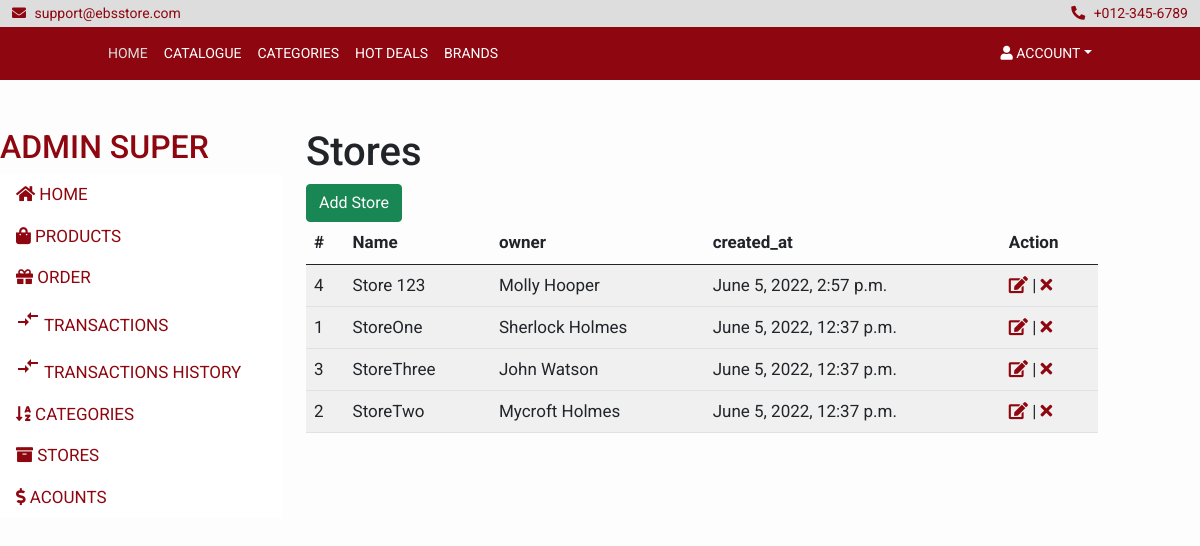
Before: /admin-stores-view (signed in) with the older database file.
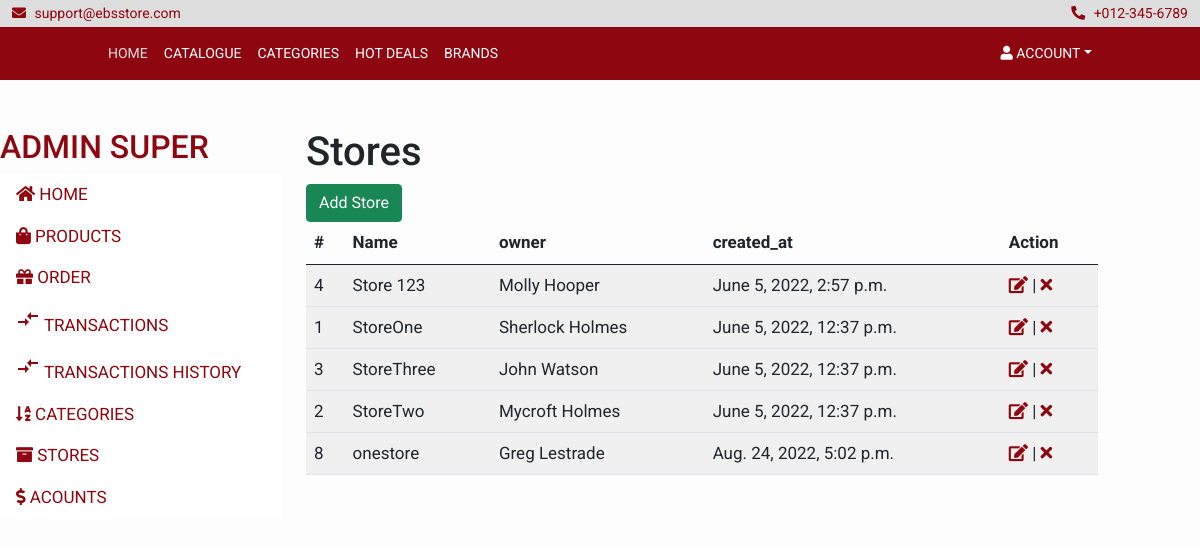
After: the same page with the newer database file.
### account/models.py (models this page shows, shortened)
class UserAccount(AbstractBaseUser, PermissionsMixin):
    username = models.CharField(max_length=255, unique=True)
    first_name=models.CharField(max_length=255)
    last_name=models.CharField(max_length=255)
    email = models.EmailField(max_length=255, unique=True)
    is_superuser = models.BooleanField(default=False)
    is_admin = models.BooleanField('Is Admin', default=False)
    is_staff = models.BooleanField(default=False)
    is_customer = models.BooleanField(default=True)
    is_client = models.BooleanField(default = False)
    balance = models.DecimalField(max_digits=15, decimal_places=2, default=0)
    user_type = models.PositiveIntegerField(choices=CHOICES, default=1)
    created_at = models.DateTimeField(auto_now_add=True)
    update_at= models.DateTimeField(auto_now=True)
    objects = UserAccountManager()
    USERNAME_FIELD = 'username'
    REQUIRED_FIELDS = ['first_name', 'last_name', 'email']
    def __str__(self) -> str:
        return self.first_name + " " + self.last_name

class Store(models.Model):
    name = models.CharField(max_length=255)
    owner = models.OneToOneField(UserAccount, related_name="store",  on_delete=models.CASCADE)
    is_store_active = models.BooleanField(default=False)
    created_at = models.DateTimeField(auto_now_add=True)
    class Meta:
        ordering = ['name']

### store/views.py (the view)
# urls.py: path('admin-stores-view', views.admin_stores_view, name="admin_stores_view"),
@user_passes_test(lambda u: u.is_superuser)
def admin_stores_view(request):
    stores =  Store.objects.all()
    total = stores.count()
    return render(request, 'dashboard/stores/admin_stores_view.html', {'stores': stores, 'total': total})

### cart/context_processor.py (called while the page is built)
def cart(request):
    return {'cart': Cart(request)}

### store/context_processor.py (called while the page is built)
def categories(request):
    categories = Category.objects.all()
    return {'categories': categories}

def brands(request):
    brands = Brand.objects.all()
    return {'brands': brands}

### templates/dashboard/stores/admin_stores_view.html
{% extends "../admin_dashboard.html" %}
{%block dashboard_content%}
    <h1>Stores</h1>
    <a href="{%url 'admin_store_add_view'%}" class="btn btn-success"> Add Store </a>
    {% if stores %}
     <table class="table table-striped table-hover">
        <thead>
          <th>#</th>
          <th>Name</th>
          <th>owner</th>
          <th>created_at</th>
          <th>Action</th>
        </thead>
        <tbody>
      {% for store in stores %}
          <tr>
            <td> {{store.id}}</td>
            <td>{{store.name}}</td>
            <td>{{store.owner}}</td>
            <td>{{store.created_at}}</td>
            <td><a href="{% url 'admin_edit_store' store.id %}"> <i class="fa fa-edit"></i></a> |
              <a href="{% url 'admin_delete_store' store.id %}"><i class="fa fa-times"></i></a></td>
            <tr>
          {% endfor %}
          </tbody>
      </table>
    {%else %}
          <p>No Store exists</p>
      {%endif%}
{%endblock%}

### templates/dashboard/admin_dashboard.html (shortened to what this page needs)
{% load static %}
<!DOCTYPE html>
<html lang="en">
  <head>
    <link rel="stylesheet" href="https://cdnjs.cloudflare.com/ajax/libs/font-awesome/4.7.0/css/font-awesome.min.css">
    <link
      href="https://cdn.jsdelivr.net/npm/bootstrap@5.0.2/dist/css/bootstrap.min.css"
      rel="stylesheet"
    />
    <link href="https://cdnjs.cloudflare.com/ajax/libs/font-awesome/5.10.0/css/all.min.css" rel="stylesheet">
    <link href="{% static 'css/dashboard.css'%}" rel="stylesheet">
    <link href="{% static 'css/main.css'%}" rel="stylesheet">
  </head>
  <body>
  {% include "../components/topbar.html"%}
  {% include "../components/primary_navbar.html"%}
<div class="row">
  <div class="col-3 mt-5 ">
    <aside >
        <div>
          {% if user.user_type == 0 %}
              <h2>{{user.store.name}}</h2>
          {% else  %}
              <h2> {{user.first_name}}  {{user.last_name}}</h2>
          {%endif%}
        </div>
          <ul class="nav flex-column" style="background:white">
            <li class="nav-item">
              <a class="nav-link" href="{%url 'dashboard'%}"><i class="fa fa-home"></i> Home</a>
            </li>
            <li class="nav-item">
              <a class="nav-link" href="{%url 'admin_products_views'%}"><i class="fa fa-shopping-bag"></i> Products</a>
            </li>
            <li class="nav-item">
              <a class="nav-link" href="{%url 'order:admin_order_view'%}"><i class="fa fa-gift"></i> Order</a>
            </li>
            <li class="nav-item">
              <a class="nav-link" href="{%url 'order:admin_transaction_history'%}"><i class="material-icons">compare_arrows</i> Transactions</a>
            </li>
            <li class="nav-item">
              <a class="nav-link" href="{%url 'order:admin_total_transaction_history'%}"><i class="material-icons">compare_arrows</i> Transactions History</a>
            </li>
            <li class="nav-item">
              <a class="nav-link" href="{%url 'admin_categories_views'%}"><i class="fa fa-sort-alpha-asc"></i> Categories</a>
            </li>
            <li class="nav-item">
              <a class="nav-link" href="{%url 'admin_stores_view'%}"><i class="fa fa-archive"></i> Stores</a>
            </li>
            <li class="nav-item">
              <a class="nav-link" href="{%url 'admin_users_view'%}"><i class="fa fa-dollar"></i> Acounts</a>
            </li>
      </aside>
  </div>
  <div class="col-8 mt-5">
     <section >
      <div class="row">
        <div class="col-lg-12">
          {%block dashboard_content%}
          {% endblock dashboard_content%}
      </div>
  </div>
  </section>
</div>
</div>
  </body>
</html>

### templates/components/topbar.html
<div class="top-bar">
            <div class="container-fluid">
                <div class="row">
                    <div class="col-sm-6">
                        <i class="fa fa-envelope"></i>
                        support@ebsstore.com
                    </div>
                    <div class="col-sm-6">
                        <i class="fa fa-phone-alt"></i>
                        +012-345-6789
                    </div>
                </div>
            </div>
        </div>

### templates/components/primary_navbar.html (shortened to what this page needs)
    <div class="nav">
      <div class="container-fluid">
          <nav class="navbar navbar-expand-md navbar-dark  px-5">
              <div class="collapse navbar-collapse justify-content-between" id="navbarCollapse">
                  <div class="navbar-nav mr-auto">
                      <a href="{% url 'index' %}" class="nav-item nav-link active">Home</a>
                      <a href="{% url 'products_list_view' %}" class="nav-item nav-link">Catalogue</a>
                      <a href="{% url 'categories_list_view' %}" class="nav-item nav-link">Categories</a>
                      <a href="{% url 'hotdeals_list_view' %}" class="nav-item nav-link">Hot Deals</a>
                      <a href="{% url 'brands_list_view' %}" class="nav-item nav-link">Brands</a>
                  </div>
                  <div class="navbar-nav ml-auto">
                    {% if request.user.is_authenticated  %}
                      <div class="nav-item dropdown">
                          <a  class="nav-link dropdown-toggle" href="#" id="navbarDropdown" role="button" data-bs-toggle="dropdown" aria-expanded="false"><span><i class="fa fa-user"></i>  Account</span></a>
                      </div>
                  {% endif%}
                  </div>
              </div>
          </nav>
      </div>
  </div>

### static/css/dashboard.css (style rules this page uses)
body { padding-bottom: 30px; position: relative; min-height: 100%; }
a { transition: background 0.2s, color 0.2s; }

### static/css/main.css (style rules this page uses)
:root { --primary: #8e060f; --white: #ffffff; }
body { font-family: "Roboto", sans-serif; overflow-x: hidden; font-size: 17px; background-color: #fdfdfd; }
a { color: #8e060f; outline: none; text-decoration: none; }
.top-bar { background-color: #cca5a8; color: #8e060f; }
nav { background-color: #8e060f; padding: 0 2rem ; }
.nav-item { color:#8e060f; }
.nav a { color: #8e060f; }
.top-bar { padding: 3px 0; font-size: 14px; background-color: #ddd; color: #8e060f; }
.top-bar i { margin-right: 5px; }
.top-bar .col-sm-6:first-child { text-align: left; }
.top-bar .col-sm-6:last-child { text-align: right; }
@media (min-width: 992px) { .nav .container-fluid { padding-left: 52px; padding-right: 52px; } }
@media (min-width: 768px) { .nav, .nav .navbar { background: #8e060f; color:#ddd; } }
@media (min-width: 768px) { .nav .navbar-dark a.nav-link { color: #ffffff; font-size: 14px; text-transform: uppercase; } }
@media (min-width: 768px) { .nav .navbar-dark a.nav-link:hover, .nav .navbar-dark a.nav-link.active { color: #ddd; } }
aside { color: #8e060f; text-transform: uppercase; }

Changed rows visible on the page:
added Store: id "8", name "onestore", owner "Greg Lestrade", created_at "Aug. 24, 2022, 5:02 p.m."
